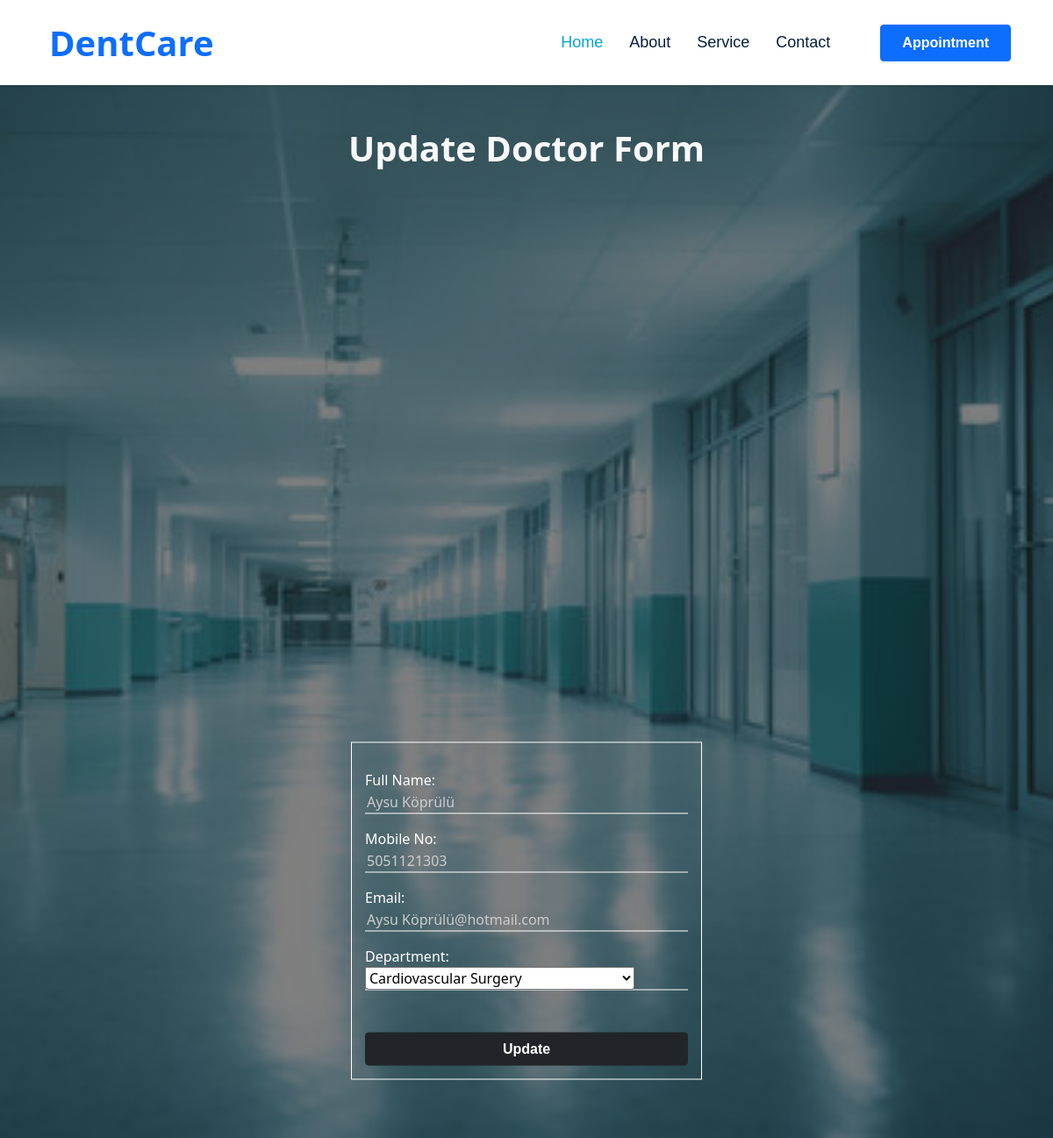
Screenshot of /update_doctor/4 with the database file from the repository.
### main/models.py (models this page shows, shortened)
class Doctor(models.Model):
    full_name = models.CharField(max_length=100)
    email = models.CharField(max_length=100)
    mobile_no = models.CharField(max_length=100)
    department = models.ForeignKey(Department, on_delete=models.CASCADE)

### main/views.py (the view)
# urls.py: path('update_doctor/<int:id>',views.update_doctor, name ='update_doctor'),
def update_doctor(request,id):
    doctor = Doctor.objects.get(id=id)
    if request.method == 'POST':
        form = DoctorForm(request.POST, instance=doctor)  # Pass the instance to the form
        if form.is_valid():
            form.save()
            messages.success(request, "doctor form has been updated.")
            time.sleep(1)
            return redirect('home')
    else:
        form = DoctorForm(instance=doctor)
    return render(request, 'update_doctor.html', {'form': form})

### main/forms.py
class DoctorForm(forms.ModelForm):
    class Meta:
        model=Doctor
        fields =('full_name','mobile_no','email', 'department')
        widgets = {
            'full_name': forms.TextInput(attrs={'class': 'custom-control'}),
            'mobile_no': forms.TextInput(attrs={'class': 'custom-control'}),
            'email': forms.EmailInput(attrs={'class': 'custom-control'}),
            'department': forms.Select(attrs={'class': 'custom-select'}),
        }

### main/models.py (called while the page is built)
    def __str__(self):
        return self.name

### main/templates/update_doctor.html (shortened to what this page needs)
{% include 'main.html' %}
{% block content %}
<div class="form-image">
    <div class="container">
        <h1 class="text-center text-light p-5">Update Doctor Form</h1>
        <form class="form-patient" method="POST">
            <table class="mt-5">
                {{ form.as_p }}
            </table>
            <div class="d-block w-100">
                <button class="btn btn-dark d-block w-100" type="submit">Update</button>
            </div>
        </form>
    </div>
</div>
{% endblock %}

### patientRecord/static/style/style.css (style rules this page uses)
.form-image { height: 1200px; background-position: center; background-size: cover; background-repeat: no-repeat; background-image: linear-gradient(rgba(0, 0, 0, 0.5), rgba(0, 0, 0, 0.5)), url('../img/360_F_630075147_hFX9sPPOcr5OmRfSsrho5dwzYcUCnmyf.jpg'); }
.form-patient { position: absolute; top: 80%; left: 50%; transform: translate(-50%,-50%); border: 1px solid white; padding: 15px; width: 400px; }
.form-patient label { display: block; }
.custom-control { background: transparent; color: #cccccc !important; border: none !important; outline: none !important; width: 100%; }
.form-patient p { color: white; border-bottom: 1px solid white; margin-top: 15px; }
body { text-transform: capitalize !important; }

### patientRecord/static/css/style.css (style rules this page uses)
:root { --primary: #06A3DA; --secondary: #F57E57; --light: #EEF9FF; --dark: #091E3E; }
h1, h2, .font-weight-bold { font-weight: 700 !important; }
.btn { font-family: 'Jost', sans-serif; font-weight: 600; transition: .5s; }

### rows the page displays
Doctor: full_name "Aysu Köprülü", mobile_no "5051121303", email "Aysu Köprülü@hotmail.com", department "Cardiovascular Surgery"
